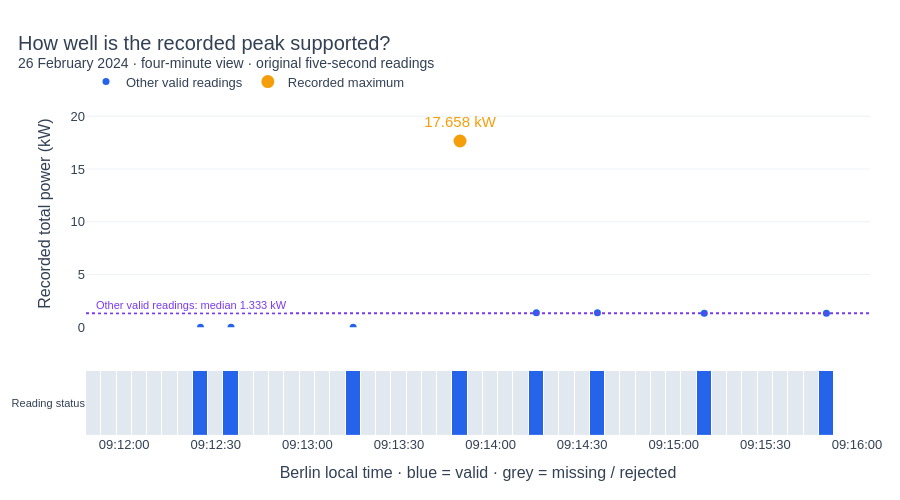

The code cell stored with this chart in its notebook:
### Code cell
# A recorded maximum is not automatically a confirmed startup surge.
window_start = peak_time - timedelta(minutes=2)
window_end = peak_time + timedelta(minutes=2)
with stage("peak context and reading availability", logger=log):
    detail = telemetry.select("WsDateTime", target_sensor).filter(
        pl.col("WsDateTime").is_between(window_start, window_end, closed="both")
    ).collect(engine="streaming").with_columns(
        (pl.col(target_sensor) / 1000).alias("power_kw"),
        pl.col(target_sensor).is_finite().fill_null(False).alias("available"),
    )
valid_detail = detail.filter(pl.col("available"))
other_readings = valid_detail.filter(pl.col("WsDateTime") != peak_time)
context_median_kw = other_readings["power_kw"].median() if other_readings.height else None
missing_pct = 100 * (1 - detail["available"].sum() / detail.height)
neighbours = detail.filter(
    pl.col("WsDateTime").is_between(peak_time - timedelta(seconds=5),
                                   peak_time + timedelta(seconds=5), closed="both")
    & (pl.col("WsDateTime") != peak_time)
)
neighbours_valid = neighbours.height == 2 and bool(neighbours["available"].all())

fig_detail = make_subplots(rows=2, cols=1, shared_xaxes=True,
                          row_heights=[0.78, 0.22], vertical_spacing=0.13)
# Dots expose isolated readings. Lines would hide them or imply a continuous event.
fig_detail.add_trace(go.Scatter(
    x=clock(other_readings["WsDateTime"]), y=other_readings["power_kw"].to_list(),
    mode="markers", name="Other valid readings", marker=dict(color=BLUE, size=7),
    hovertemplate="%{x}<br>%{y:.3f} kW<extra>Valid reading</extra>",
), row=1, col=1)
fig_detail.add_trace(go.Scatter(
    x=[peak_local.strftime("%Y-%m-%d %H:%M:%S")], y=[peak_kw],
    mode="markers+text", name="Recorded maximum", text=[f"{peak_kw:.3f} kW"],
    textposition="top center", textfont=dict(color=ORANGE, size=15),
    marker=dict(color=ORANGE, size=15, line=dict(color="white", width=2)),
    hovertemplate="%{x}<br>%{y:.3f} kW<extra>Recorded maximum</extra>",
), row=1, col=1)
if context_median_kw is not None:
    fig_detail.add_hline(y=context_median_kw, line_dash="dot", line_color=PURPLE,
                        row=1, col=1)
    fig_detail.add_annotation(x=0.01, xref="x domain", y=context_median_kw, yref="y",
        text=f"Other valid readings: median {context_median_kw:.3f} kW",
        showarrow=False, xanchor="left", yanchor="bottom", font=dict(color=PURPLE, size=11),
        bgcolor="rgba(255,255,255,0.9)")
availability = detail["available"].cast(pl.UInt8).to_list()
fig_detail.add_trace(go.Heatmap(
    x=clock(detail["WsDateTime"]), y=["Reading status"], z=[availability],
    customdata=[["Valid" if v else "Missing or rejected" for v in availability]],
    zmin=0, zmax=1, colorscale=[[0, "#e2e8f0"], [1, BLUE]],
    showscale=False, xgap=1,
    hovertemplate="%{x}<br>%{customdata}<extra></extra>",
), row=2, col=1)
fig_detail.update_yaxes(title="Recorded total power (kW)", range=[0, peak_kw * 1.22], row=1, col=1)
fig_detail.update_yaxes(showgrid=False, tickfont=dict(size=11), row=2, col=1)
fig_detail.update_xaxes(type="date", tickformat="%H:%M:%S", row=1, col=1)
fig_detail.update_xaxes(type="date", title="Berlin local time · blue = valid · grey = missing / rejected",
                        tickformat="%H:%M:%S", row=2, col=1)
polish(fig_detail, "How well is the recorded peak supported?",
       peak_local.strftime("%d %B %Y") + " · four-minute view · original five-second readings", height=500)
context_text = (f"Other valid readings in this window have a median of **{context_median_kw:.3f} kW**. "
                if context_median_kw is not None else "No other valid readings are available for comparison. ")
support_text = ("Both immediate neighbours are available, but five-second sampling still cannot measure instantaneous inrush."
                if neighbours_valid else "At least one immediate neighbouring reading is unavailable. We cannot establish the peak's duration or confirm a startup surge.")
report(f"**{peak_kw:.3f} kW was recorded at {peak_local.strftime('%H:%M:%S')} Berlin time.** "
       + context_text + f"**{missing_pct:.1f}%** of readings in this window are missing or rejected.\n"
       + support_text + " Treat this as a recorded maximum for review, not a certified control limit.")

### Figure 1 — Plotly figure (JSON) as saved in the notebook; plotly's stock layout.template omitted (floating-point values rounded to 4 significant figures)
{"data": [{"hovertemplate": "%{x}<br>%{y:.3f} kW<extra>Valid reading</extra>", "marker": {"color": "#2563eb", "size": 7}, "mode": "markers", "name": "Other valid readings", "type": "scatter", "x": ["2024-02-26 09:12:25", "2024-02-26 09:12:35", "2024-02-26 09:13:15", "2024-02-26 09:14:15", "2024-02-26 09:14:35", "2024-02-26 09:15:10", "2024-02-26 09:15:50"], "xaxis": "x", "y": [0, 0, 0, 1.37, 1.37, 1.333, 1.333], "yaxis": "y"}, {"hovertemplate": "%{x}<br>%{y:.3f} kW<extra>Recorded maximum</extra>", "marker": {"color": "#f59e0b", "line": {"color": "white", "width": 2}, "size": 15}, "mode": "markers+text", "name": "Recorded maximum", "text": ["17.658 kW"], "textfont": {"color": "#f59e0b", "size": 15}, "textposition": "top center", "type": "scatter", "x": ["2024-02-26 09:13:50"], "xaxis": "x", "y": [17.66], "yaxis": "y"}, {"colorscale": [[0, "#e2e8f0"], [1, "#2563eb"]], "customdata": [["Missing or rejected", "Missing or rejected", "Missing or rejected", "Missing or rejected", "Missing or rejected", "Missing or rejected", "Missing or rejected", "Valid", "Missing or rejected", "Valid", "Missing or rejected", "Missing or rejected", "Missing or rejected", "Missing or rejected", "Missing or rejected", "Missing or rejected", "Missing or rejected", "Valid", "Missing or rejected", "Missing or rejected", "Missing or rejected", "Missing or rejected", "Missing or rejected", "Missing or rejected", "Valid", "Missing or rejected", "Missing or rejected", "Missing or rejected", "Missing or rejected", "Valid", "Missing or rejected", "Missing or rejected", "Missing or rejected", "Valid", "Missing or rejected", "Missing or rejected", "Missing or rejected", "Missing or rejected", "Missing or rejected", "Missing or rejected", "Valid", "Missing or rejected", "Missing or rejected", "Missing or rejected", "Missing or rejected", "Missing or rejected", "Missing or rejected", "Missing or rejected", "Valid"]], "hovertemplate": "%{x}<br>%{customdata}<extra></extra>", "showscale": false, "type": "heatmap", "x": ["2024-02-26 09:11:50", "2024-02-26 09:11:55", "2024-02-26 09:12:00", "2024-02-26 09:12:05", "2024-02-26 09:12:10", "2024-02-26 09:12:15", "2024-02-26 09:12:20", "2024-02-26 09:12:25", "2024-02-26 09:12:30", "2024-02-26 09:12:35", "2024-02-26 09:12:40", "2024-02-26 09:12:45", "2024-02-26 09:12:50", "2024-02-26 09:12:55", "2024-02-26 09:13:00", "2024-02-26 09:13:05", "2024-02-26 09:13:10", "2024-02-26 09:13:15", "2024-02-26 09:13:20", "2024-02-26 09:13:25", "2024-02-26 09:13:30", "2024-02-26 09:13:35", "2024-02-26 09:13:40", "2024-02-26 09:13:45", "2024-02-26 09:13:50", "2024-02-26 09:13:55", "2024-02-26 09:14:00", "2024-02-26 09:14:05", "2024-02-26 09:14:10", "2024-02-26 09:14:15", "2024-02-26 09:14:20", "2024-02-26 09:14:25", "2024-02-26 09:14:30", "2024-02-26 09:14:35", "2024-02-26 09:14:40", "2024-02-26 09:14:45", "2024-02-26 09:14:50", "2024-02-26 09:14:55", "2024-02-26 09:15:00", "2024-02-26 09:15:05", "2024-02-26 09:15:10", "2024-02-26 09:15:15", "2024-02-26 09:15:20", "2024-02-26 09:15:25", "2024-02-26 09:15:30", "2024-02-26 09:15:35", "2024-02-26 09:15:40", "2024-02-26 09:15:45", "2024-02-26 09:15:50"], "xaxis": "x2", "xgap": 1, "y": ["Reading status"], "yaxis": "y2", "z": [[0, 0, 0, 0, 0, 0, 0, 1, 0, 1, 0, 0, 0, 0, 0, 0, 0, 1, 0, 0, 0, 0, 0, 0, 1, 0, 0, 0, 0, 1, 0, 0, 0, 1, 0, 0, 0, 0, 0, 0, 1, 0, 0, 0, 0, 0, 0, 0, 1]], "zmax": 1, "zmin": 0}], "layout": {"annotations": [{"bgcolor": "rgba(255,255,255,0.9)", "font": {"color": "#7c3aed", "size": 11}, "showarrow": false, "text": "Other valid readings: median 1.333 kW", "x": 0.01, "xanchor": "left", "xref": "x domain", "y": 1.333, "yanchor": "bottom", "yref": "y"}], "bargap": 0.3, "font": {"color": "#334155", "family": "Arial", "size": 13}, "height": 500, "hoverlabel": {"bgcolor": "white"}, "legend": {"orientation": "h", "x": 0, "y": 1.01, "yanchor": "bottom"}, "margin": {"b": 65, "l": 65, "r": 30, "t": 100}, "paper_bgcolor": "white", "plot_bgcolor": "white", "shapes": [{"line": {"color": "#7c3aed", "dash": "dot"}, "type": "line", "x0": 0, "x1": 1, "xref": "x domain", "y0": 1.333, "y1": 1.333, "yref": "y"}], "title": {"font": {"size": 20}, "text": "How well is the recorded peak supported?<br><sup>26 February 2024 · four-minute view · original five-second readings</sup>", "x": 0.02}, "xaxis": {"anchor": "y", "automargin": true, "domain": [0, 1], "matches": "x2", "showgrid": false, "showticklabels": false, "tickformat": "%H:%M:%S", "type": "date", "zeroline": false}, "xaxis2": {"anchor": "y2", "automargin": true, "domain": [0, 1], "showgrid": false, "tickformat": "%H:%M:%S", "title": {"text": "Berlin local time · blue = valid · grey = missing / rejected"}, "type": "date", "zeroline": false}, "yaxis": {"anchor": "x", "automargin": true, "domain": [0.3214, 1], "gridcolor": "#eef2f7", "range": [0, 21.54], "title": {"text": "Recorded total power (kW)"}, "zeroline": false}, "yaxis2": {"anchor": "x2", "automargin": true, "domain": [0, 0.1914], "gridcolor": "#eef2f7", "showgrid": false, "tickfont": {"size": 11}, "zeroline": false}}}
